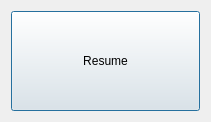
<?xml version="1.0" encoding="UTF-8"?>
<ui version="4.0">
 <class>pauseMenu</class>
 <widget class="QDialog" name="pauseMenu">
  <property name="geometry">
   <rect>
    <x>0</x>
    <y>0</y>
    <width>211</width>
    <height>122</height>
   </rect>
  </property>
  <property name="windowTitle">
   <string>Dialog</string>
  </property>
  <layout class="QGridLayout" name="gridLayout">
   <item row="0" column="0">
    <layout class="QHBoxLayout" name="horizontalLayout">
     <item>
      <widget class="QPushButton" name="resumeButton">
       <property name="sizePolicy">
        <sizepolicy hsizetype="Minimum" vsizetype="Minimum">
         <horstretch>0</horstretch>
         <verstretch>0</verstretch>
        </sizepolicy>
       </property>
       <property name="text">
        <string>Resume</string>
       </property>
      </widget>
     </item>
    </layout>
   </item>
  </layout>
 </widget>
 <resources/>
 <connections/>
</ui>
